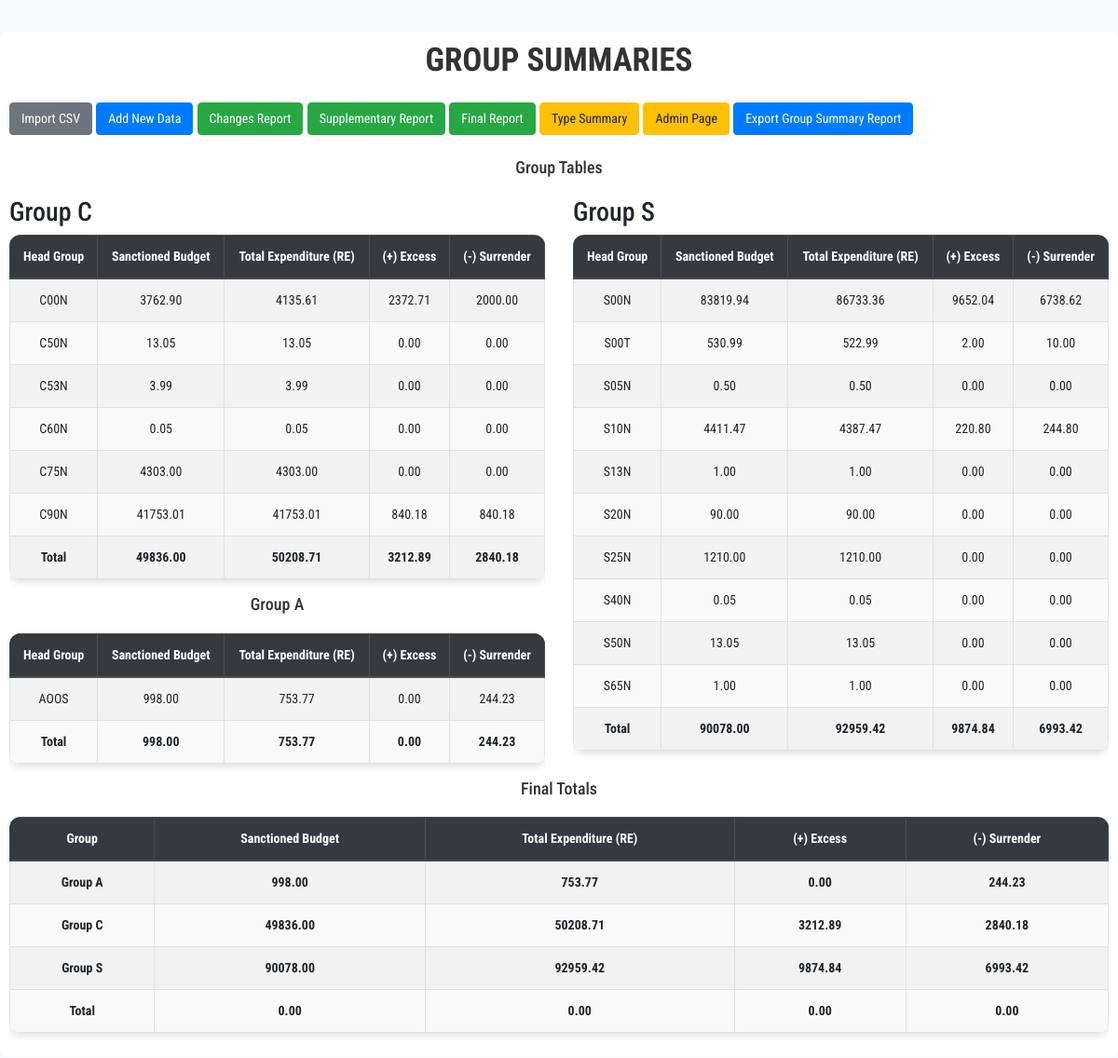
Screenshot of /group_summary/ with the database file from the repository.
### myapp/models.py (models this page shows, shortened)
class DataRow(models.Model):
    department_name = models.CharField(max_length=100)
    head_name = models.CharField(max_length=100)
    head_type = models.CharField(max_length=10, editable=False)
    scheme_name = models.CharField(max_length=150)
    soe_name = models.CharField(max_length=100)
    sanctioned_budget = models.FloatField(null=True, blank=True)
    revised_estimate = models.FloatField(null=True, blank=True)
    in_divisible = models.FloatField(null=True, blank=True)
    divisible = models.FloatField(null=True, blank=True)
    kinnaur = models.FloatField(null=True, blank=True)
    lahaul = models.FloatField(null=True, blank=True)
    spiti = models.FloatField(null=True, blank=True)
    pangi = models.FloatField(null=True, blank=True)
    bharmaur = models.FloatField(null=True, blank=True)
    excess = models.FloatField(null=True, blank=True)
    surrender = models.FloatField(null=True, blank=True)
    variation = models.FloatField(null=True, blank=True)
    agreed_by_fd = models.FloatField(null=True, blank=True)
    last_change_date = models.DateTimeField(auto_now=True)  # auto_now makes it non-editable
    unique_search = models.CharField(max_length=255, unique=True, editable=False)
    class Meta:
        constraints = [
            models.UniqueConstraint(
                fields=["soe_name", "head_name"],
                name="unique_soe_per_head"
            ),
        ]

### myapp/views.py (the view)
# urls.py: path('group_summary/', views.group_summary, name='group_summary'),
def group_summary(request):
    data = DataRow.objects.all().values(
        'department_name',
        'head_name',
        'scheme_name',
        'soe_name',
        'sanctioned_budget',
        'revised_estimate',
        'excess',
        'surrender'
    )
    total_sanctioned_budget_soe = 0
    total_revised_estimate_soe = 0
    total_excess_soe = 0
    total_surrender_soe = 0
    total_sanctioned_budget_dept = 0
    total_revised_estimate_dept = 0
    total_excess_dept = 0
    total_surrender_dept = 0
    head_groups = (
        DataRow.objects
        .annotate(head_name_length=Length('head_name'))
        .annotate(head_group=Substr('head_name', F('head_name_length') - 3, 4))  # Extract last 4 characters
        .values('head_group')
        .annotate(
            total_sanctioned_budget=Sum('sanctioned_budget'),
            total_revised_estimate=Sum('revised_estimate'),
            total_excess=Sum('excess'),
            total_surrender=Sum('surrender')
        )
        .order_by('head_group')
    )
    group_c = [item for item in head_groups if item['head_group'].startswith('C')]
    group_s = [item for item in head_groups if item['head_group'].startswith('S')]
    group_a = [item for item in head_groups if item['head_group'].startswith('A')]
    total_sanctioned_budget_a = sum(item['total_sanctioned_budget'] for item in group_a)
    total_revised_estimate_a = sum(item['total_revised_estimate'] for item in group_a)
    total_excess_a = sum(item['total_excess'] for item in group_a)
    total_surrender_a = sum(item['total_surrender'] for item in group_a)
    total_sanctioned_budget_c = sum(item['total_sanctioned_budget'] for item in group_c)
    total_revised_estimate_c = sum(item['total_revised_estimate'] for item in group_c)
    total_excess_c = sum(item['total_excess'] for item in group_c)
    total_surrender_c = sum(item['total_surrender'] for item in group_c)
    total_sanctioned_budget_s = sum(item['total_sanctioned_budget'] for item in group_s)
    total_revised_estimate_s = sum(item['total_revised_estimate'] for item in group_s)
    total_excess_s = sum(item['total_excess'] for item in group_s)
    total_surrender_s = sum(item['total_surrender'] for item in group_s)
    final_total_sanctioned_budget = total_sanctioned_budget_a + total_sanctioned_budget_c + total_sanctioned_budget_s
    final_total_revised_estimate = total_revised_estimate_a + total_revised_estimate_c + total_revised_estimate_s
    final_total_excess = total_excess_a + total_excess_c + total_excess_s
    final_total_surrender = total_surrender_a + total_surrender_c + total_surrender_s
    context = {
        'data': data,
        'total_sanctioned_budget_soe': total_sanctioned_budget_soe,
        'total_revised_estimate_soe': total_revised_estimate_soe,
        'total_excess_soe': total_excess_soe,
        'total_surrender_soe': total_surrender_soe,
        'total_sanctioned_budget_dept': total_sanctioned_budget_dept,
        'total_revised_estimate_dept': total_revised_estimate_dept,
        'total_excess_dept': total_excess_dept,
        'total_surrender_dept': total_surrender_dept,
        'group_c': group_c,
        'group_s': group_s,
        'group_a': group_a,
        'total_sanctioned_budget_a': total_sanctioned_budget_a,
        'total_revised_estimate_a': total_revised_estimate_a,
        'total_excess_a': total_excess_a,
        'total_surrender_a': total_surrender_a,
        'total_sanctioned_budget_c': total_sanctioned_budget_c,
        'total_revised_estimate_c': total_revised_estimate_c,
        'total_excess_c': total_excess_c,
        'total_surrender_c': total_surrender_c,
        'total_sanctioned_budget_s': total_sanctioned_budget_s,
        'total_revised_estimate_s': total_revised_estimate_s,
        'total_excess_s': total_excess_s,
        'total_surrender_s': total_surrender_s,
        'final_total_sanctioned_budget': final_total_sanctioned_budget,
        'final_total_revised_estimate': final_total_revised_estimate,
        'final_total_excess': final_total_excess,
        'final_total_surrender': final_total_surrender,
    }
    return render(request, 'group_summary.html', context)

### myapp/templates/group_summary.html (shortened to what this page needs)
<!DOCTYPE html>
<html lang="en">
<head>
    {% load static %}
    <link rel="stylesheet" href="https://stackpath.bootstrapcdn.com/bootstrap/4.5.2/css/bootstrap.min.css">
    <link rel="stylesheet" href="{% static 'css/styles.css' %}">
</head>
<body>
    <div class="container mt-4">
        <h1 class="text-center mb-4">GROUP SUMMARIES</h1>
    <a href="/import_csv/" class="btn btn-secondary mb-4">Import CSV</a>
    <a href="/add/" class="btn btn-primary mb-4">Add New Data</a>
    <a href="/changes_report/" class="btn btn-success mb-4">Changes Report</a>
    <a href="/supplementary_report/" class="btn btn-success mb-4">Supplementary Report</a>
    <a href="/final_report/" class="btn btn-success mb-4">Final Report</a>
    <a href="/type_summary/" class="btn btn-warning mb-4">Type Summary</a>
    <a href="/admin/" class="btn btn-warning mb-4">Admin Page</a>
        <button class="btn btn-primary mb-4" onclick="exportToExcel()">Export Group Summary Report</button>
        <div id="finalReportTable">
            <h2>Group Tables</h2>
            <div class="row">
                <div class="col-md-6">
                    <h3>Group C</h3>
                    <div class="table-responsive">
                        <table id="groupCTable" class="table table-bordered table-striped">
                            <thead class="thead-dark">
                                <tr>
                                    <th>Head Group</th>
                                    <th>Sanctioned Budget</th>
                                    <th>Total Expenditure (RE)</th>
                                    <th>(+) Excess</th>
                                    <th>(-) Surrender</th>
                                </tr>
                            </thead>
                            <tbody>
                                {% for item in group_c %}
                                <tr>
                                    <td>{{ item.head_group }}</td>
                                    <td>{{ item.total_sanctioned_budget|floatformat:2 }}</td>
                                    <td>{{ item.total_revised_estimate|floatformat:2 }}</td>
                                    <td>{{ item.total_excess|floatformat:2 }}</td>
                                    <td>{{ item.total_surrender|floatformat:2 }}</td>
                                </tr>
                                {% endfor %}
                                <tr class="font-weight-bold">
                                    <td>Total</td>
                                    <td>{{ total_sanctioned_budget_c|floatformat:2 }}</td>
                                    <td>{{ total_revised_estimate_c|floatformat:2 }}</td>
                                    <td>{{ total_excess_c|floatformat:2 }}</td>
                                    <td>{{ total_surrender_c|floatformat:2 }}</td>
                                </tr>
                            </tbody>
                        </table>
                    </div>
            <h2>Group A</h2>
            <div class="table-responsive">
                <table id="groupATable" class="table table-bordered table-striped">
                    <thead class="thead-dark">
                        <tr>
                            <th>Head Group</th>
                            <th>Sanctioned Budget</th>
                            <th>Total Expenditure (RE)</th>
                            <th>(+) Excess</th>
                            <th>(-) Surrender</th>
                        </tr>
                    </thead>
                    <tbody>
                        {% for item in group_a %}
                        <tr>
                            <td>{{ item.head_group }}</td>
                            <td>{{ item.total_sanctioned_budget|floatformat:2 }}</td>
                            <td>{{ item.total_revised_estimate|floatformat:2 }}</td>
                            <td>{{ item.total_excess|floatformat:2 }}</td>
                            <td>{{ item.total_surrender|floatformat:2 }}</td>
                        </tr>
                        {% endfor %}
                        <tr class="font-weight-bold">
                            <td>Total</td>
                            <td>{{ total_sanctioned_budget_a|floatformat:2 }}</td>
                            <td>{{ total_revised_estimate_a|floatformat:2 }}</td>
                            <td>{{ total_excess_a|floatformat:2 }}</td>
                            <td>{{ total_surrender_a|floatformat:2 }}</td>
                        </tr>
                    </tbody>
                </table>
            </div>
                </div>
                <div class="col-md-6">
                    <h3>Group S</h3>
                    <div class="table-responsive">
                        <table id="groupSTable" class="table table-bordered table-striped">
                            <thead class="thead-dark">
                                <tr>
                                    <th>Head Group</th>
                                    <th>Sanctioned Budget</th>
                                    <th>Total Expenditure (RE)</th>
                                    <th>(+) Excess</th>
                                    <th>(-) Surrender</th>
                                </tr>
                            </thead>
                            <tbody>
                                {% for item in group_s %}
                                <tr>
                                    <td>{{ item.head_group }}</td>
                                    <td>{{ item.total_sanctioned_budget|floatformat:2 }}</td>
                                    <td>{{ item.total_revised_estimate|floatformat:2 }}</td>
                                    <td>{{ item.total_excess|floatformat:2 }}</td>
                                    <td>{{ item.total_surrender|floatformat:2 }}</td>
                                </tr>
                                {% endfor %}
                                <tr class="font-weight-bold">
                                    <td>Total</td>
                                    <td>{{ total_sanctioned_budget_s|floatformat:2 }}</td>
                                    <td>{{ total_revised_estimate_s|floatformat:2 }}</td>
                                    <td>{{ total_excess_s|floatformat:2 }}</td>
                                    <td>{{ total_surrender_s|floatformat:2 }}</td>
                                </tr>
                            </tbody>
                        </table>
                    </div>
                </div>
            </div>
            <h2>Final Totals</h2>
            <div class="table-responsive">
                <table id="finalTotalsTable" class="table table-bordered table-striped">
                    <thead class="thead-dark">
                        <tr>
                            <th>Group</th>
                            <th>Sanctioned Budget</th>
                            <th>Total Expenditure (RE)</th>
                            <th>(+) Excess</th>
                            <th>(-) Surrender</th>
                        </tr>
                    </thead>
                    <tbody>
                        <tr class="font-weight-bold">
                            <td>Group A</td>
                            <td>{{ total_sanctioned_budget_a|floatformat:2 }}</td>
                            <td>{{ total_revised_estimate_a|floatformat:2 }}</td>
                            <td>{{ total_excess_a|floatformat:2 }}</td>
                            <td>{{ total_surrender_a|floatformat:2 }}</td>
                        </tr>
                        <tr class="font-weight-bold">
                            <td>Group C</td>
                            <td>{{ total_sanctioned_budget_c|floatformat:2 }}</td>
                            <td>{{ total_revised_estimate_c|floatformat:2 }}</td>
                            <td>{{ total_excess_c|floatformat:2 }}</td>
                            <td>{{ total_surrender_c|floatformat:2 }}</td>
                        </tr>
                        <tr class="font-weight-bold">
                            <td>Group S</td>
                            <td>{{ total_sanctioned_budget_s|floatformat:2 }}</td>
                            <td>{{ total_revised_estimate_s|floatformat:2 }}</td>
                            <td>{{ total_excess_s|floatformat:2 }}</td>
                            <td>{{ total_surrender_s|floatformat:2 }}</td>
                        </tr>
                        <tr class="font-weight-bold">
                            <td>Total</td>
                            <td>{{ total_sanctioned_budget_soe|floatformat:2 }}</td>
                            <td>{{ total_revised_estimate_soe|floatformat:2 }}</td>
                            <td>{{ total_excess_soe|floatformat:2 }}</td>
                            <td>{{ total_surrender_soe|floatformat:2 }}</td>
                        </tr>
                    </tbody>
                </table>
</body>
</html>

### static/css/styles.css (style rules this page uses)
body { font-size: 18px; padding: 10px 0; font-family: "Roboto Condensed", sans-serif; background-color: #f8f9fa; }
.container, .container-fluid { background: white; padding: 10px; border-radius: 8px; margin-bottom: 20px; }
@media (min-width: 1200px) { .container, .container-lg, .container-md, .container-sm, .container-xl { max-width: 2100px; } }
h1 { font-size: 35px; text-align: center; margin-bottom: 20px; color: #333; font-weight: bold; }
h2 { font-size: 18px; text-align: center; margin-bottom: 20px; color: #333; }
table { width: 100%; margin-bottom: 20px; border-collapse: collapse; border-radius: 12px; overflow: hidden; box-shadow: 0 4px 6px rgba(0, 0, 0, 0.1); }
table th, table td { font-size: 14px; text-align: center; padding: 10px 15px; border: 1px solid #ddd; white-space: nowrap; }
table th { background-color: #007bff; color: white; font-weight: bold; }
table tr:nth-child(even) { background-color: #f9f9f9; }
table tr:nth-child(odd) { background-color: white; }
.btn { font-size: 14px; padding: 6px 12px; cursor: pointer; }

### rows the page displays
DataRow: head_group "C53N", total_sanctioned_budget "3.99", total_revised_estimate "3.99", total_excess "0.00", total_surrender "0.00"

### other values shown
{{ item.head_group }} "C00N" "C50N" "C60N" "C75N" "C90N"
{{ item.total_sanctioned_budget|floatformat:2 }} "3762.90" "13.05" "0.05" "4303.00" "41753.01"
{{ item.total_revised_estimate|floatformat:2 }} "4135.61" "13.05" "0.05" "4303.00" "41753.01"
{{ item.total_excess|floatformat:2 }} "2372.71" "0.00" "0.00" "0.00" "840.18"
{{ item.total_surrender|floatformat:2 }} "2000.00" "0.00" "0.00" "0.00" "840.18"
{{ total_sanctioned_budget_c|floatformat:2 }} "49836.00"
{{ total_revised_estimate_c|floatformat:2 }} "50208.71"
{{ total_excess_c|floatformat:2 }} "3212.89"
{{ total_surrender_c|floatformat:2 }} "2840.18"
{{ item.head_group }} "AOOS"
{{ item.total_sanctioned_budget|floatformat:2 }} "998.00"
{{ item.total_revised_estimate|floatformat:2 }} "753.77"
{{ item.total_excess|floatformat:2 }} "0.00"
{{ item.total_surrender|floatformat:2 }} "244.23"
{{ total_sanctioned_budget_a|floatformat:2 }} "998.00"
